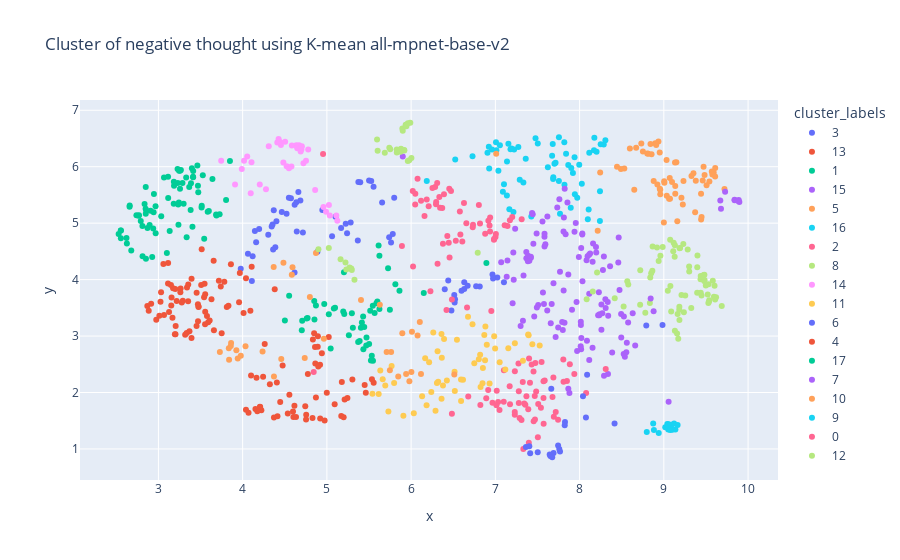
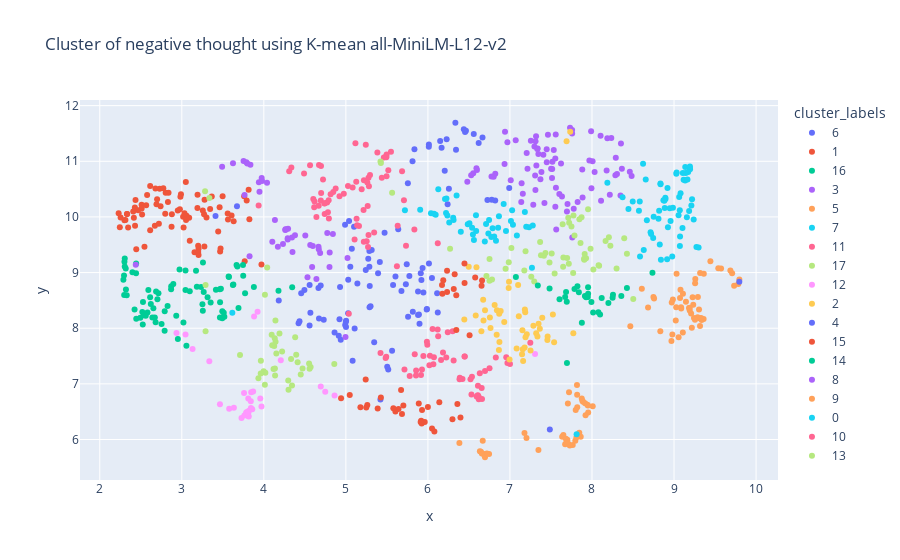
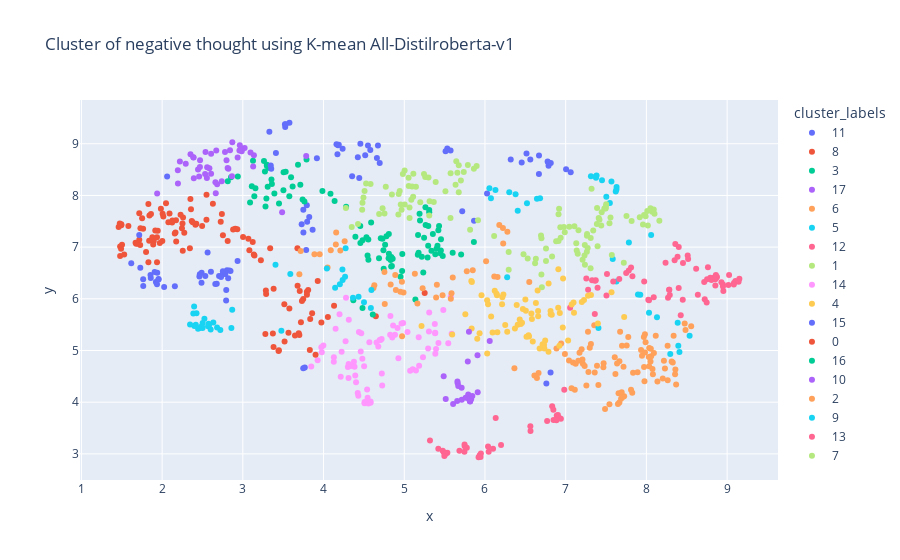

Here is the notebook cell these charts were saved with, in order:
### Code cell
for model in models:
    label = data[f"{model} k-mean"]
    x = data[f"{model} x"]
    y = data[f"{model} y"]
    text = data["thought"]
    
    # Plot
    # Create a DataFrame for Plotly Express
    plot_data = {
        'x': x,
        'y': y,
        'cluster_labels': label,
        'hover_text': text  # text you want to display
    }

    df = pd.DataFrame(plot_data)

    # Convert cluster_labels to string for categorical representation
    df['cluster_labels'] = df['cluster_labels'].astype(str)

    # plot using Plotly Express
    fig = px.scatter(
        df,
        x='x',
        y='y',
        color='cluster_labels',
        hover_data={'hover_text': True},  # Enable hover data for 'hover_text'
        title=f'Cluster of negative thought using K-mean {model}'
    )

    fig.show()
    # Export the plot to HTML
    fig.write_html(f"/Users/sylvainestebe/Code/nlp_project/cognitive_distortion_project/export/k_mean_{model}.html")
    fig.write_image(f"/Users/sylvainestebe/Code/nlp_project/cognitive_distortion_project/export/k_mean_{model}.svg")
